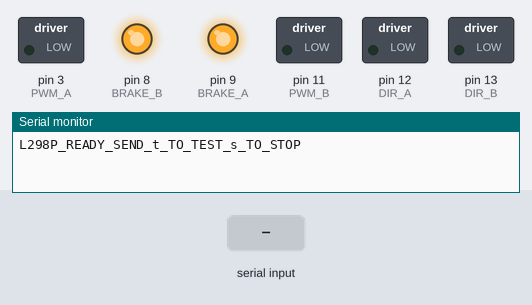
This sketch was run on a simulated Arduino Uno, built with avr-gcc and run on an emulated ATmega328P. On the bench: switched loads named in the sketch (green lamp = pin HIGH), output pins drawn as LEDs (lit = HIGH), the last lines printed to the serial monitor. Dashed ring = blinking. The test bench sets the inputs (shaded band).

Above: at 1.2 s.
1.3 s: "t" received over Serial
At 2.3 s:
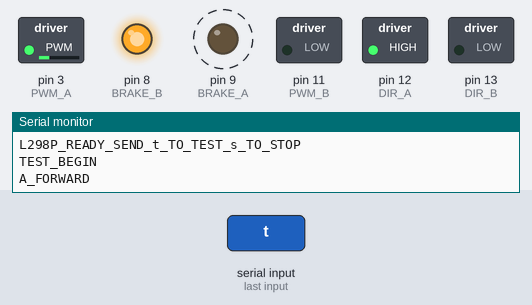
4.3 s: "s" received over Serial
At 5.5 s:
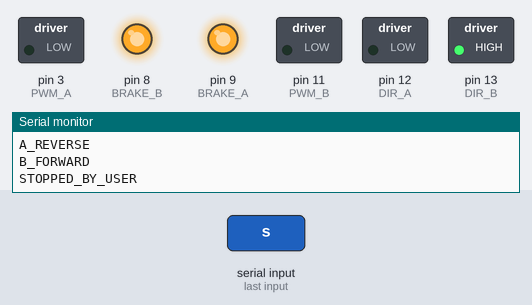
5.8 s: "t" received over Serial
At 8.0 s:
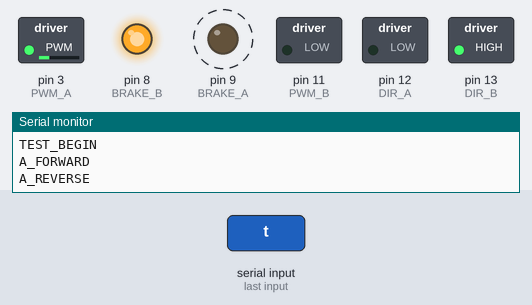
Timing chart, 0 to 12.1 s (numbered marks = the images above; inputs shaded):
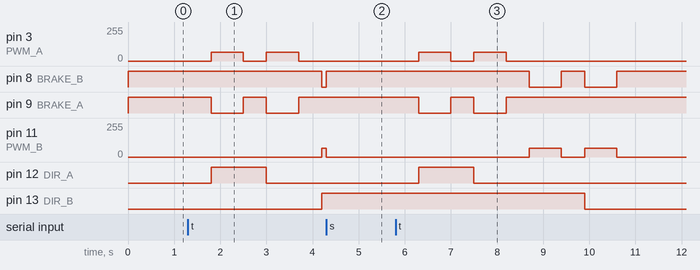

The sketch:

l298p_hardware_test.ino
```cpp
// Safe, command-triggered test for the Arduino Motor Shield Rev3 (L298P).
// Send 't' at 115200 baud to run one short test cycle; send 's' to stop.

const uint8_t DIR_A = 12;
const uint8_t PWM_A = 3;
const uint8_t BRAKE_A = 9;
const uint8_t DIR_B = 13;
const uint8_t PWM_B = 11;
const uint8_t BRAKE_B = 8;

const uint8_t TEST_PWM = 64;       // 25% duty cycle
const unsigned long RUN_MS = 700;
const unsigned long PAUSE_MS = 500;

void stopAll() {
  analogWrite(PWM_A, 0);
  analogWrite(PWM_B, 0);
  digitalWrite(BRAKE_A, HIGH);
  digitalWrite(BRAKE_B, HIGH);
}

bool waitOrStop(unsigned long durationMs) {
  const unsigned long started = millis();
  while (millis() - started < durationMs) {
    if (Serial.available() && Serial.read() == 's') {
      stopAll();
      Serial.println(F("STOPPED_BY_USER"));
      return false;
    }
  }
  return true;
}

bool runStep(const __FlashStringHelper* label, uint8_t dirPin,
             uint8_t pwmPin, uint8_t brakePin, bool forward) {
  stopAll();
  delay(PAUSE_MS);
  digitalWrite(dirPin, forward ? HIGH : LOW);
  digitalWrite(brakePin, LOW);
  Serial.println(label);
  analogWrite(pwmPin, TEST_PWM);
  const bool completed = waitOrStop(RUN_MS);
  stopAll();
  return completed;
}

void runTest() {
  Serial.println(F("TEST_BEGIN"));
  if (!runStep(F("A_FORWARD"), DIR_A, PWM_A, BRAKE_A, true)) return;
  if (!runStep(F("A_REVERSE"), DIR_A, PWM_A, BRAKE_A, false)) return;
  if (!runStep(F("B_FORWARD"), DIR_B, PWM_B, BRAKE_B, true)) return;
  if (!runStep(F("B_REVERSE"), DIR_B, PWM_B, BRAKE_B, false)) return;
  stopAll();
  Serial.println(F("TEST_COMPLETE_MOTORS_STOPPED"));
}

void setup() {
  pinMode(DIR_A, OUTPUT);
  pinMode(PWM_A, OUTPUT);
  pinMode(BRAKE_A, OUTPUT);
  pinMode(DIR_B, OUTPUT);
  pinMode(PWM_B, OUTPUT);
  pinMode(BRAKE_B, OUTPUT);
  stopAll();
  Serial.begin(115200);
  Serial.println(F("L298P_READY_SEND_t_TO_TEST_s_TO_STOP"));
}

void loop() {
  if (Serial.available()) {
    const char command = Serial.read();
    if (command == 't') runTest();
    if (command == 's') {
      stopAll();
      Serial.println(F("MOTORS_STOPPED"));
    }
  }
}
```

Measured:
- after the input at 1.3 s, pin 3 (PWM_A): alternates 64/255 for 0.70 s and 0/255 for 0.50 s, starting after 0.50 s; pin 8 (BRAKE_B): HIGH → LOW after 2.9 s; pin 9 (BRAKE_A): alternates HIGH for 0.50 s and LOW for 0.70 s, starting after 0.50 s; pin 11 (PWM_B): 0/255 → 64/255 after 2.9 s; pin 12 (DIR_A): LOW → HIGH after 0.50 s, → LOW 1.2 s later
- after the input at 4.3 s, pin 13 (DIR_B): stays HIGH (without the input it goes to LOW after 1.1 s)
- after the input at 5.8 s, pin 3 (PWM_A): alternates 64/255 for 0.70 s and 0/255 for 0.50 s, 4 changes in all, then stays 0/255, starting after 0.50 s; pin 8 (BRAKE_B): alternates HIGH for 0.50 s and LOW for 0.70 s, 4 changes in all, then stays HIGH, starting after 2.9 s
